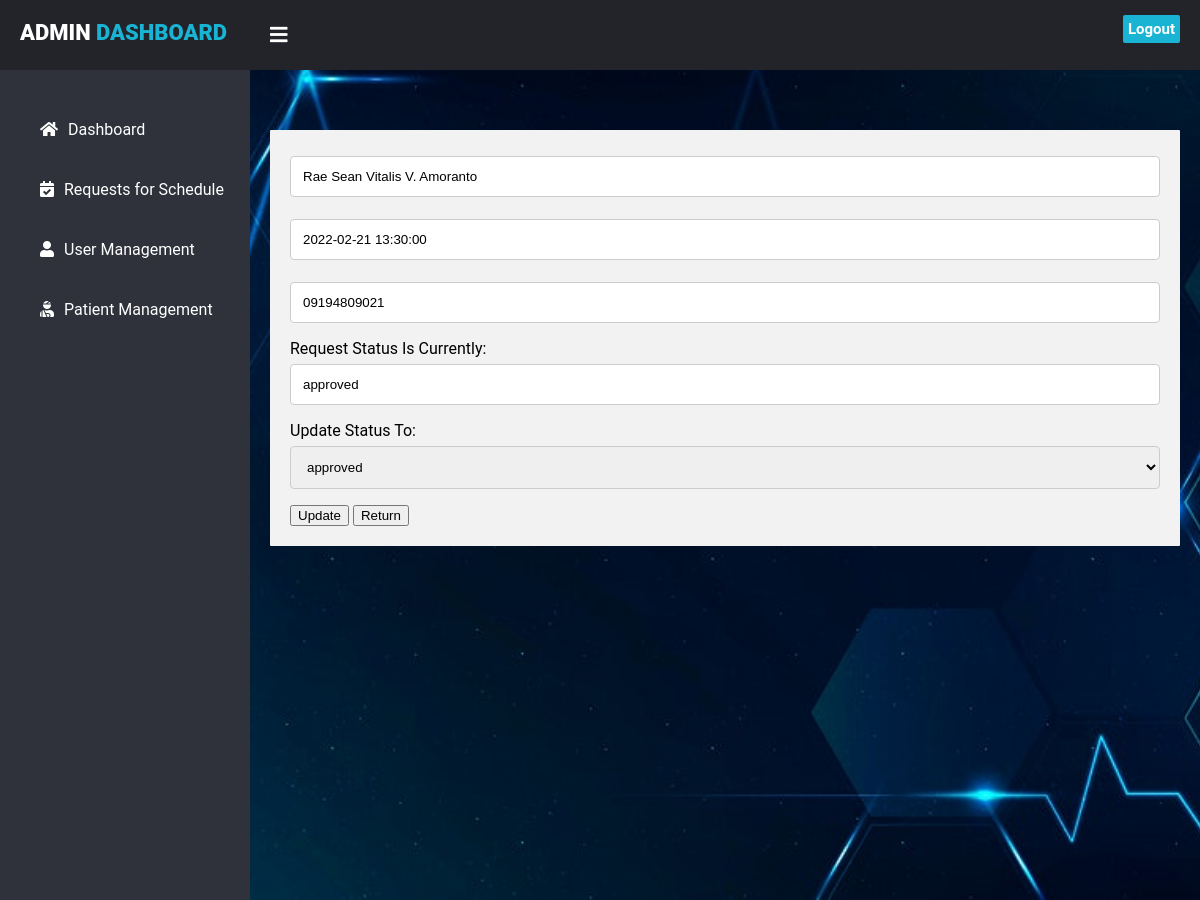
Screenshot of /admin/requestupdate.php?id=1 with the database file from the repository.
### tables this page shows
CREATE TABLE `request` (
  `id` int(11) NOT NULL,
  `datetime1` datetime NOT NULL,
  `status` text NOT NULL,
  `name` varchar(255) NOT NULL,
  `email` varchar(255) NOT NULL,
  `contact_number` varchar(11) NOT NULL
);

### admin/requestupdate.php (the view, shortened to what this page needs)
<?php
    require_once "db-config.php";
    if (isset($_GET["id"])) {
        $id = preg_replace('/\D/', '', $_GET["id"]);
    } else {
        header("Location: index.php?p=update&err=no_id");
    }
    if ($stmt = $mysqli->prepare("SELECT `name`, `datetime1`, `contact_number`, `status` FROM `request` WHERE `id`=? LIMIT 1")) {
        $stmt->bind_param("i", $id);
        $stmt->execute();
        $stmt->bind_result($name, $datetime1, $contact_number, $status);
    } else {
        die('prepare() failed: ' . htmlspecialchars($mysqli->error));
    }
?>
<!DOCTYPE html>
<html lang="en" dir="ltr">
  <head>
    <link rel="stylesheet" href="style5.css">
    <link rel="stylesheet" href="https://cdnjs.cloudflare.com/ajax/libs/font-awesome/5.12.1/css/all.min.css">
  </head>
  <body>
    <header>
      <label for="check">
        <i class="fas fa-bars" id="sidebar_btn"></i>
      </label>
      <div class="left_area">
        <h3>Admin<span> Dashboard</span></h3>
      </div>
      <div class="right_area">
        <a href="Logout.php" class="logout_btn">Logout</a>
      </div>
    </header>
    <div class="sidebar">
      <a href="admin_dashboard.php"><i class="fas fa-home"></i><span>Dashboard</span></a>
      <a href="requests.php"><i class="fas fa-calendar-check"></i><span>Requests for Schedule</span></a>
      <a href="usermanagement.php"><i class="fas fa-user"></i><span>User Management</span></a>
      <a href="patientmanagement.php"><i class="fas fa-user-injured"></i><span>Patient Management</span></a>
    </div>
    <div class="content">
      <div class="container">
        <form action="<?=$_SERVER['PHP_SELF']."?id=".$id;?>" method="post">
                <input type="text" name="name" placeholder="Name" value="<?php echo $name; ?>" readonly>
                <input type="text" name="datetime1" placeholder="Address" value="<?php echo $datetime1; ?>" readonly>
                <input type="text" name="contact_number" placeholder="Contact Number" value="<?php echo $contact_number; ?>" readonly>
                <label>Request Status Is Currently:</label>
                <input type="text" name="status1" placeholder="Contact Number" value="<?php echo $status; ?>" readonly>
                <label>Update Status To:</label>
                <select name="status">
                    <option>approved</option>
                </select>
                <div class="btnWrapper">
                    <button type="submit" name="btnUpdate" class="btnUpdate" title="Update Request details">Update</button>
                    <button onclick="location.href='requests.php'" type="button">Return</button>
                </div>
            </form>
          </div>
        </div>
</body>
</html>

### admin/style5.css (style rules this page uses)
body { margin: 0; padding: 0; font-family: "Roboto", sans-serif; background-color: #030352; }
header { z-index: 1; position: fixed; background: #22242A; padding: 20px; width: calc(100% - 0%); top: 0; height: 30px; }
.left_area h3 { color: #fff; margin: 0; text-transform: uppercase; font-size: 22px; font-weight: 900; }
.left_area span { color: #19B3D3; }
.logout_btn { padding: 5px; background: #19B3D3; text-decoration: none; float: right; margin-top: -30px; margin-right: 40px; border-radius: 2px; font-size: 15px; font-weight: 600; color: #fff; transition: 0.5s; transition-property: background; }
.sidebar { z-index: 1; top: 0; background: #2f323a; margin-top: 70px; padding-top: 30px; position: fixed; left: 0; width: 250px; height: calc(100% - 9%); transition: 0.5s; transition-property: left; overflow-y: auto; }
.sidebar a { color: #fff; display: block; width: 100%; line-height: 60px; text-decoration: none; padding-left: 40px; box-sizing: border-box; transition: 0.5s; transition-property: background; }
.sidebar i { padding-right: 10px; }
label #sidebar_btn { z-index: 1; color: #fff; position: fixed; cursor: pointer; left: 270px; font-size: 20px; margin: 5px 0; transition: 0.5s; transition-property: color; }
.content { width: (100% - 250px); margin-top: 60px; padding: 20px; margin-left: 250px; background: url(bg.jpg) no-repeat; background-position: center; background-size: cover; height: 100vh; transition: 0.5s; }
input, select, textarea { width: 100%; padding: 12px; border: 1px solid #ccc; border-radius: 4px; box-sizing: border-box; margin-top: 6px; margin-bottom: 16px; resize: vertical; }
.container { border-radius: 1px; background-color: #f2f2f2; padding: 20px; margin-top: 50px; }

### rows the page displays
request: name "Rae Sean Vitalis V. Amoranto", datetime1 "2022-02-21 13:30:00", contact_number "09194809021", status1 "approved"
